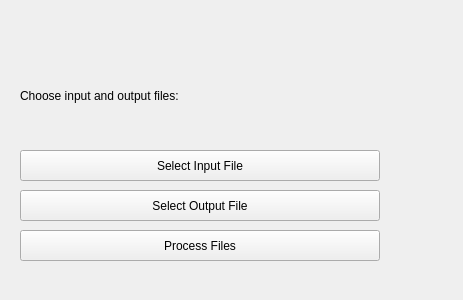
<?xml version="1.0" encoding="UTF-8"?>
<ui version="4.0">
 <class>Form</class>
 <widget class="QWidget" name="Form">
  <property name="geometry">
   <rect>
    <x>0</x>
    <y>0</y>
    <width>463</width>
    <height>300</height>
   </rect>
  </property>
  <property name="windowTitle">
   <string>Form</string>
  </property>
  <widget class="QLabel" name="label">
   <property name="geometry">
    <rect>
     <x>20</x>
     <y>70</y>
     <width>361</width>
     <height>51</height>
    </rect>
   </property>
   <property name="text">
    <string>Choose input and output files: </string>
   </property>
  </widget>
  <widget class="QPushButton" name="pushButton">
   <property name="geometry">
    <rect>
     <x>20</x>
     <y>150</y>
     <width>360</width>
     <height>31</height>
    </rect>
   </property>
   <property name="text">
    <string>Select Input File</string>
   </property>
  </widget>
  <widget class="QPushButton" name="pushButton_2">
   <property name="geometry">
    <rect>
     <x>20</x>
     <y>190</y>
     <width>360</width>
     <height>31</height>
    </rect>
   </property>
   <property name="text">
    <string>Select Output File</string>
   </property>
  </widget>
  <widget class="QPushButton" name="pushButton_3">
   <property name="geometry">
    <rect>
     <x>20</x>
     <y>230</y>
     <width>360</width>
     <height>31</height>
    </rect>
   </property>
   <property name="text">
    <string>Process Files</string>
   </property>
  </widget>
 </widget>
 <resources/>
 <connections/>
</ui>
